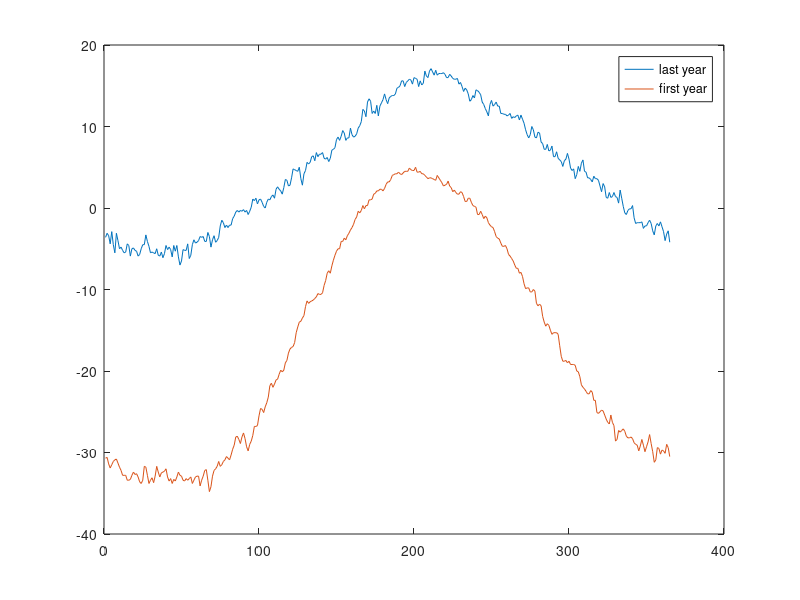

The MATLAB script that drew this image: (Note: this script raises an error after producing the figure.)
clc, clear all, close all;

%% temperaturas year 1 y 35
Data=load('temperaturas.txt');
years=Data(:,[1,35]);
plot(years)
legend('last year','first year')
n=length(years);

%% metodo parametrico

covp=cov(years)
[COEFF,latent,explained] = pcacov(covp)

%% metodo robusto cov

yearmedian=years-median(years)

for i=1:size(yearmedian,2)
    for j=1:size(yearmedian,2)
        if i<=j
           covr(i,j)=median(yearmedian(:,i).*yearmedian(:,j))
        else
           covr(i,j)=covr(j,i) 
        end
    end
end    

[COEFF2,latent2,explained2] = pcacov(covr)

%% muestra contaminada

years2=years
years2(5:20,:)=years2(5:20,:)+100
years2(100:115,:)=years2(100:115,:)+100

covp2=cov(years2)
[COEFF3,latent3,explained3] = pcacov(covp2)

yearmedian2=years2-median(years2)

for i=1:size(yearmedian2,2)
    for j=1:size(yearmedian2,2)
        if i<=j
           covr2(i,j)=median(yearmedian2(:,i).*yearmedian2(:,j))
        else
           covr2(i,j)=covr2(j,i) 
        end
    end
end    

[COEFF4,latent4,explained4] = pcacov(covr2)

%% Tablas resumen

T1=table(covp,covr,covp2,covr2,'VariableNames',{'Mat_Cov_Parametrica' 'Mat_Cov_Robusta' 'Mat_Cov_Parametrica_contaminada' 'Mat_Cov_Robusta_contaminada'})

T2=table(COEFF,COEFF2,COEFF3,COEFF4,'VariableNames',{'Vect_propios_Parametrica' 'Vect_propios_Robusta' 'Vect_propios_Para_Contam' 'Vect_propios_Robus_Contam'})

T3=table(latent,latent2,latent3,latent4,'VariableNames',{'Val_propios_Parametrica' 'Val_propios_Robusta' 'Val_propios_Para_Contam' 'Val_propios_Robus_Contam'})


